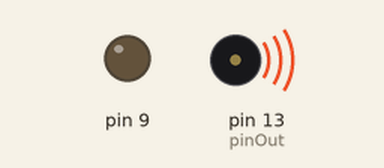
The sketch below on a simulated Arduino Uno, built with avr-gcc and run on an emulated ATmega328P. On the bench: output pins drawn as LEDs (lit = HIGH), buzzer (waves = sounding).

Above: at 0.7 s.
At 12.66 s:
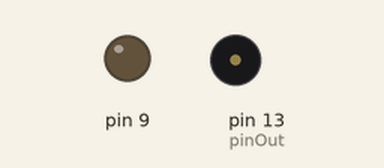
Timing chart, 0 to 16.9 s (numbered marks = the images above):
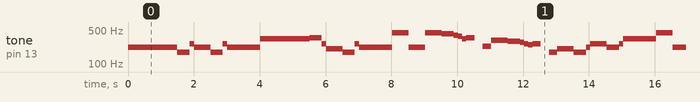

The sketch:

imper.ino
```cpp
        int pinOut = 13;
        #define  C0 16.35
        #define Db0 17.32
        #define D0  18.35
        #define Eb0 19.45
        #define E0  20.60
        #define F0  21.83
        #define Gb0 23.12
        #define G0  24.50
        #define Ab0 25.96
        #define LA0 27.50
        #define Bb0 29.14
        #define B0  30.87
        #define C1  32.70
        #define Db1 34.65
        #define D1  36.71
        #define Eb1 38.89
        #define E1  41.20
        #define F1  43.65
        #define Gb1 46.25
        #define G1  49.00
        #define Ab1 51.91
        #define LA1 55.00
        #define Bb1 58.27
        #define B1  61.74
        #define C2  65.41
        #define Db2 69.30
        #define D2  73.42
        #define Eb2 77.78
        #define E2  82.41
        #define F2  87.31
        #define Gb2 92.50
        #define G2  98.00
        #define Ab2 103.83
        #define LA2 110.00
        #define Bb2 116.54
        #define B2  123.47
        #define C3  130.81
        #define Db3 138.59
        #define D3  146.83
        #define Eb3 155.56
        #define E3  164.81
        #define F3  174.61
        #define Gb3 185.00
        #define G3  196.00
        #define Ab3 207.65
        #define LA3 220.00
        #define Bb3 233.08
        #define B3  246.94
        #define C4  261.63
        #define Db4 277.18
        #define D4  293.66
        #define Eb4 311.13
        #define E4  329.63
        #define F4  349.23
        #define Gb4 369.99
        #define G4  392.00
        #define Ab4 415.30
        #define LA4 440.00
        #define Bb4 466.16
        #define B4  493.88
        #define C5  523.25
        #define Db5 554.37
        #define D5  587.33
        #define Eb5 622.25
        #define E5  659.26
        #define F5  698.46
        #define Gb5 739.99
        #define G5  783.99
        #define Ab5 830.61
        #define LA5 880.00
        #define Bb5 932.33
        #define B5  987.77
        #define C6  1046.50
        #define Db6 1108.73
        #define D6  1174.66
        #define Eb6 1244.51
        #define E6  1318.51
        #define F6  1396.91
        #define Gb6 1479.98
        #define G6  1567.98
        #define Ab6 1661.22
        #define LA6 1760.00
        #define Bb6 1864.66
        #define B6  1975.53
        #define C7  2093.00
        #define Db7 2217.46
        #define D7  2349.32
        #define Eb7 2489.02
        #define E7  2637.02
        #define F7  2793.83
        #define Gb7 2959.96
        #define G7  3135.96
        #define Ab7 3322.44
        #define LA7 3520.01
        #define Bb7 3729.31
        #define B7  3951.07
        #define C8  4186.01
        #define Db8 4434.92
        #define D8  4698.64
        #define Eb8 4978.03
        // DURATION OF THE NOTES
        #define BPM 120    //  you can change this value changing all the others
        #define H 2*Q //half 2/4
        #define Q 60000/BPM //quarter 1/4
        #define E Q/2   //eighth 1/8
        #define S Q/4 // sixteenth 1/16
        #define W 4*Q // whole 4/4

        void setup() {
        pinMode(pinOut, OUTPUT);
        pinMode(9, OUTPUT);
        digitalWrite(9,LOW);

        }

        // the loop routine runs over and over again forever:
        void loop() {
          //tone(pin, note, duration)
            tone(pinOut,LA3,Q);
            delay(1+Q); //delay duration should always be 1 ms more than the note in order to separate them.
            tone(pinOut,LA3,Q);
            delay(1+Q);
            tone(pinOut,LA3,Q);
            delay(1+Q);
            tone(pinOut,F3,E+S);
            delay(1+E+S);
            tone(pinOut,C4,S);
            delay(1+S);

            tone(pinOut,LA3,Q);
            delay(1+Q);
            tone(pinOut,F3,E+S);
            delay(1+E+S);
            tone(pinOut,C4,S);
            delay(1+S);
            tone(pinOut,LA3,H);
            delay(1+H);

            tone(pinOut,E4,Q);
            delay(1+Q);
            tone(pinOut,E4,Q);
            delay(1+Q);
            tone(pinOut,E4,Q);
            delay(1+Q);
            tone(pinOut,F4,E+S);
            delay(1+E+S);
            tone(pinOut,C4,S);
            delay(1+S);

            tone(pinOut,Ab3,Q);
            delay(1+Q);
            tone(pinOut,F3,E+S);
            delay(1+E+S);
            tone(pinOut,C4,S);
            delay(1+S);
            tone(pinOut,LA3,H);
            delay(1+H);

            tone(pinOut,LA4,Q);
            delay(1+Q);
            tone(pinOut,LA3,E+S);
            delay(1+E+S);
            tone(pinOut,LA3,S);
            delay(1+S);
            tone(pinOut,LA4,Q);
            delay(1+Q);
            tone(pinOut,Ab4,E+S);
            delay(1+E+S);
            tone(pinOut,G4,S);
            delay(1+S);

            tone(pinOut,Gb4,S);
            delay(1+S);
            tone(pinOut,E4,S);
            delay(1+S);
            tone(pinOut,F4,E);
            delay(1+E);
            delay(1+E);//PAUSE
            tone(pinOut,Bb3,E);
            delay(1+E);
            tone(pinOut,Eb4,Q);
            delay(1+Q);
            tone(pinOut,D4,E+S);
            delay(1+E+S);
            tone(pinOut,Db4,S);
            delay(1+S);

            tone(pinOut,C4,S);
            delay(1+S);
            tone(pinOut,B3,S);
            delay(1+S);
            tone(pinOut,C4,E);
            delay(1+E);
            delay(1+E);//PAUSE QUASI FINE RIGA
            tone(pinOut,F3,E);
            delay(1+E);
            tone(pinOut,Ab3,Q);
            delay(1+Q);
            tone(pinOut,F3,E+S);
            delay(1+E+S);
            tone(pinOut,LA3,S);
            delay(1+S);

            tone(pinOut,C4,Q);
            delay(1+Q);
             tone(pinOut,LA3,E+S);
            delay(1+E+S);
            tone(pinOut,C4,S);
            delay(1+S);
            tone(pinOut,E4,H);
            delay(1+H);

             tone(pinOut,LA4,Q);
            delay(1+Q);
            tone(pinOut,LA3,E+S);
            delay(1+E+S);
            tone(pinOut,LA3,S);
            delay(1+S);
            tone(pinOut,LA4,Q);
            delay(1+Q);
            tone(pinOut,Ab4,E+S);
            delay(1+E+S);
            tone(pinOut,G4,S);
            delay(1+S);

            tone(pinOut,Gb4,S);
            delay(1+S);
            tone(pinOut,E4,S);
            delay(1+S);
            tone(pinOut,F4,E);
            delay(1+E);
            delay(1+E);//PAUSE
            tone(pinOut,Bb3,E);
            delay(1+E);
            tone(pinOut,Eb4,Q);
            delay(1+Q);
            tone(pinOut,D4,E+S);
            delay(1+E+S);
            tone(pinOut,Db4,S);
            delay(1+S);

            tone(pinOut,C4,S);
            delay(1+S);
            tone(pinOut,B3,S);
            delay(1+S);
            tone(pinOut,C4,E);
            delay(1+E);
            delay(1+E);//PAUSE QUASI FINE RIGA
            tone(pinOut,F3,E);
            delay(1+E);
            tone(pinOut,Ab3,Q);
            delay(1+Q);
            tone(pinOut,F3,E+S);
            delay(1+E+S);
            tone(pinOut,C4,S);
            delay(1+S);

            tone(pinOut,LA3,Q);
            delay(1+Q);
             tone(pinOut,F3,E+S);
            delay(1+E+S);
            tone(pinOut,C4,S);
            delay(1+S);
            tone(pinOut,LA3,H);
            delay(1+H);

            delay(2*H);

        }
```

Measured:
- by itself, tone on pin 13 (pinOut): plays 220 Hz for 1.5 s, 174 Hz for 0.38 s, 261 Hz for 0.13 s, 220 Hz for 0.50 s, 174 Hz for 0.38 s, 261 Hz for 0.13 s … (300 notes in this stretch)
